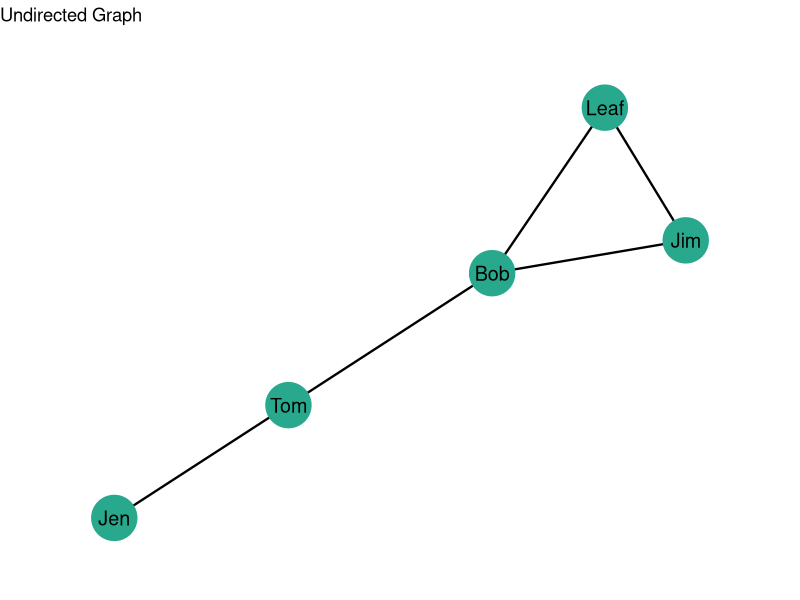
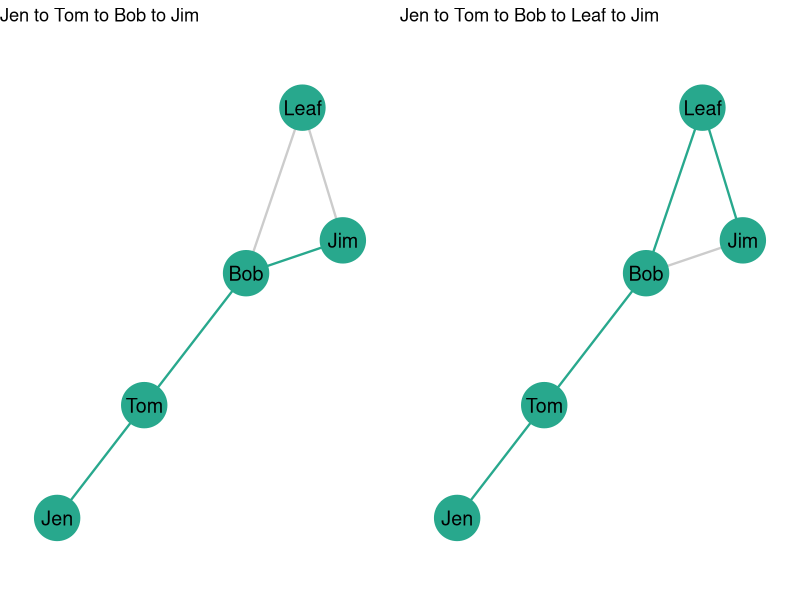
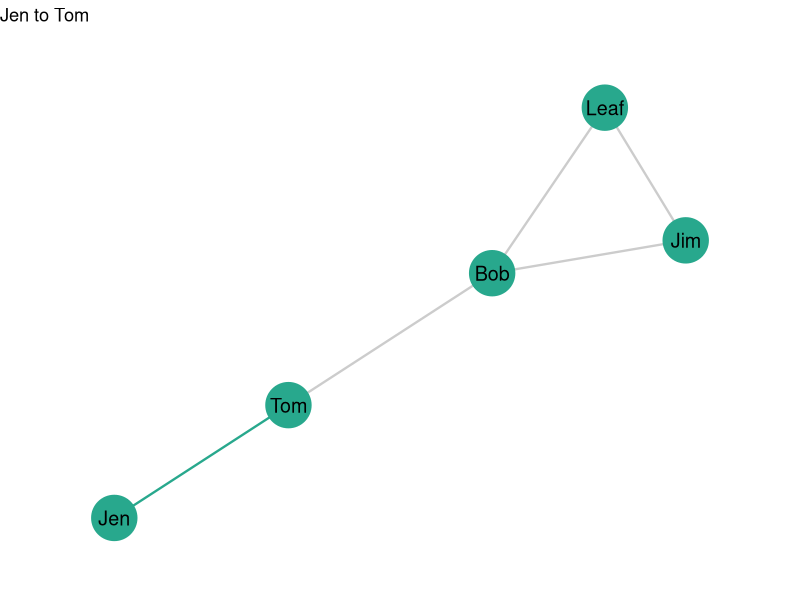
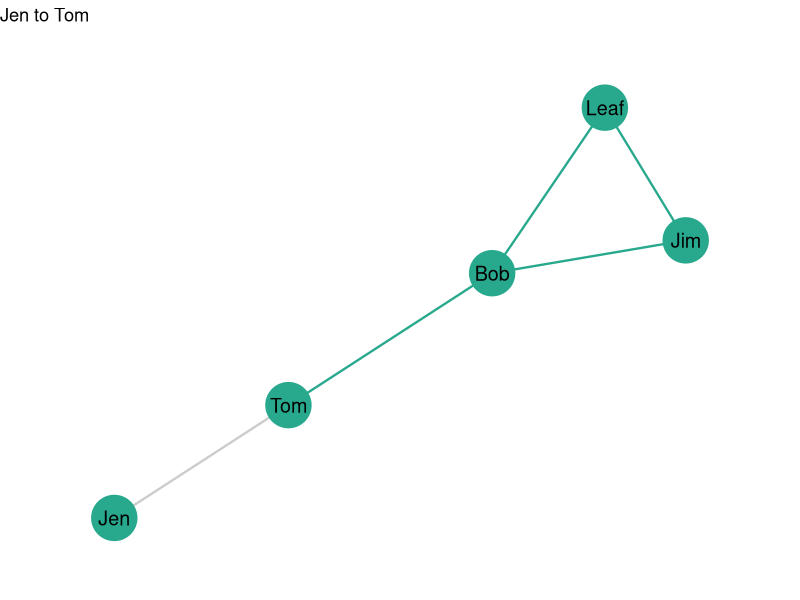
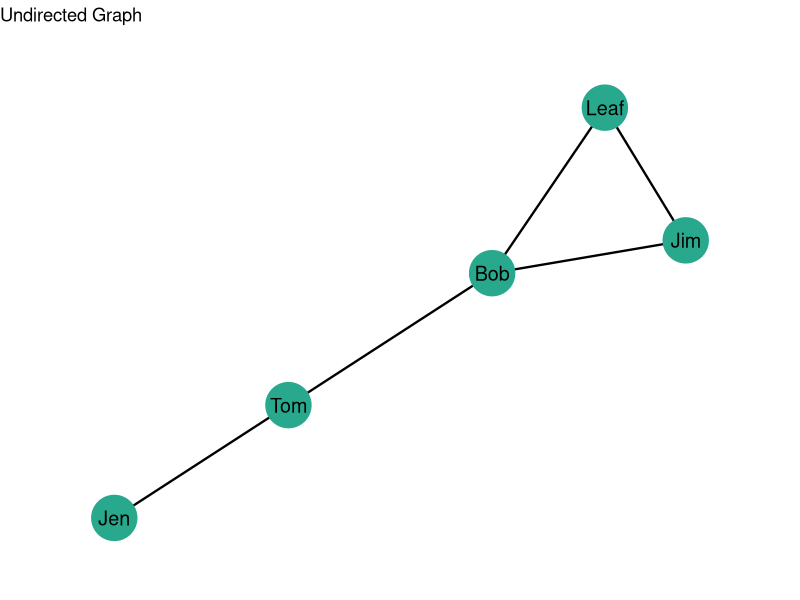
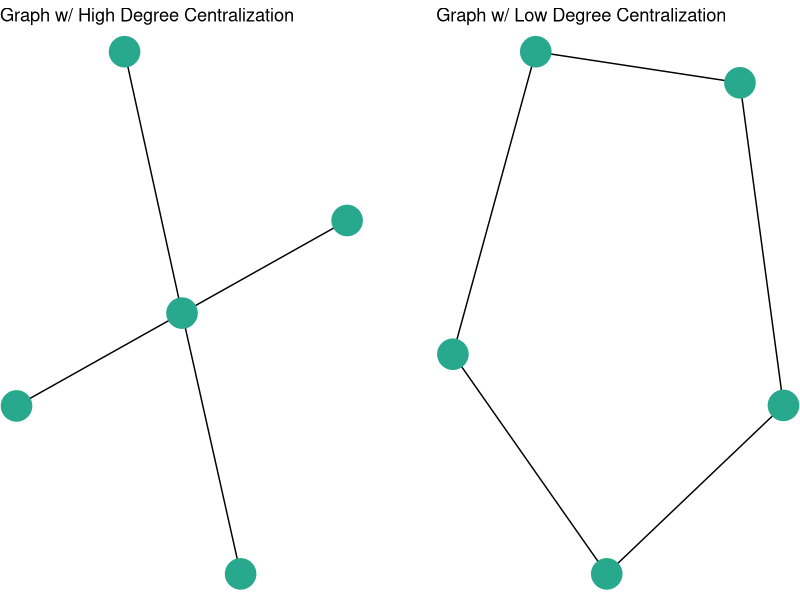
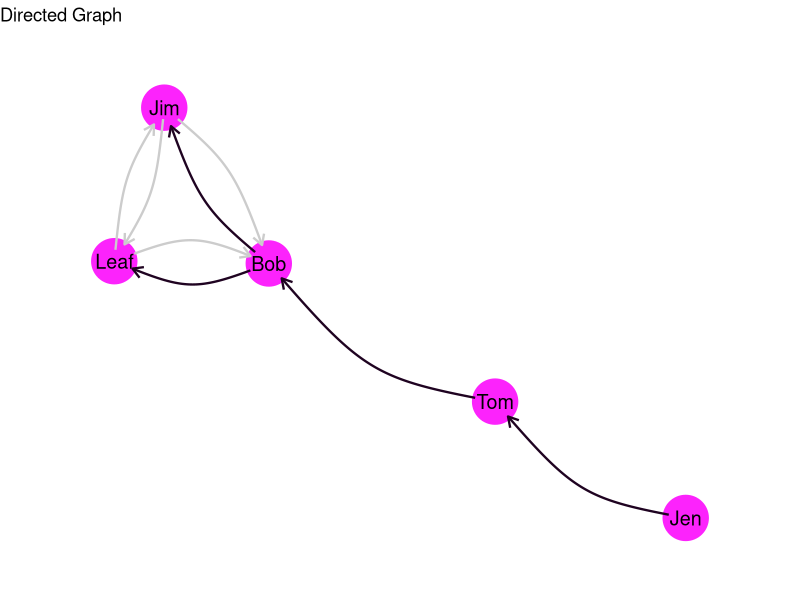
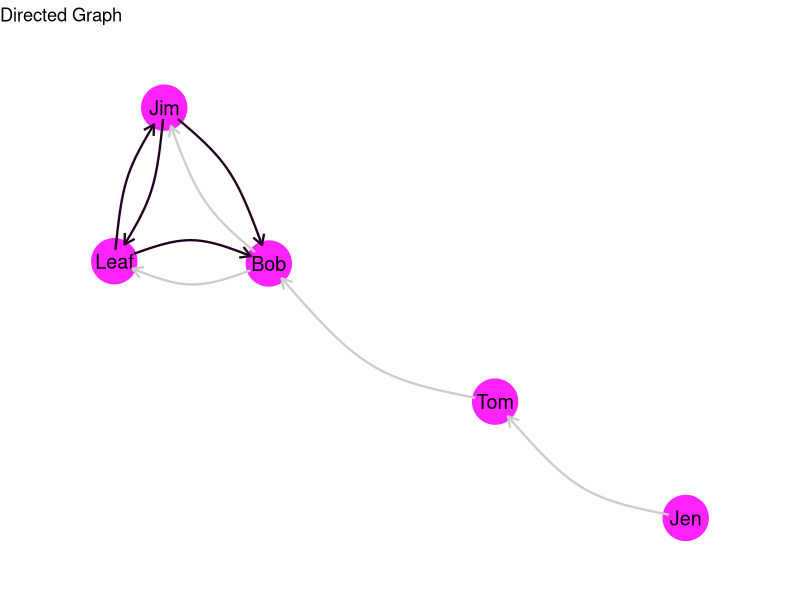

These figures' R source, in order:
## ---- chunk 1

knitr::opts_chunk$set(
  echo = FALSE, 
  message=FALSE, 
  warning=FALSE, 
  fig.width = 10,
  fig.align = "center"
  )

library( here )      # for the directory
library( ggraph )    # for plotting
library( igraph )    # for working with graphs
library( ggplot2 )   # for plotting
library( gridExtra ) # for plotting multiple plots
library( grid )      # to include the null graphical object
library( reshape2 )  # for reshaping the matrix data for a plot

## ---- chunk 2

# ----
# This creates the graphs for the plots below

# Create the graph objects
ugraph  <- graph_from_data_frame( 
  data.frame( 
    from = c( 1, 2, 3, 3, 4 ),
    to   = c( 2, 3, 4, 5, 5 ) ), 
  directed = FALSE )

digraph  <- graph_from_data_frame( 
  data.frame( 
    from = c( 1, 2, 3, 3, 4, 4, 5, 5  ),
    to   = c( 2, 3, 4, 5, 3, 5, 3, 4  ) ), 
  directed = TRUE )

star_net <- graph_from_data_frame(
  data.frame(
    from = c( 1, 1, 1, 1 ),
    to   = c( 2, 3, 4, 5 ) ),
  directed = FALSE )

circle_net <- graph_from_data_frame(
  data.frame(
    from = c( 1, 2, 3, 4, 5 ),
    to   = c( 2, 3, 4, 5, 1 ) ),
  directed = FALSE )

# Set the random seed to render the same plot
set.seed( 507 )

# Set a fixed layout using the Fruchterman-Reingold layout
layout <- layout_with_fr( ugraph )
dilayout <- layout_with_fr( digraph )

starlayout <- layout_with_fr( star_net )
circlelayout <- layout_with_fr( circle_net )


# Set the labels
custom_labels <- c( "Jen","Tom","Bob","Leaf","Jim" )

# Assign the labels to the graph nodes
V( ugraph )$name <- custom_labels
V( digraph )$name <- custom_labels

## ---- chunk 3

# create the undirected plots
u_graph <-
  ggraph( ugraph, 
          layout = layout ) +                  
  geom_edge_link( color = "black", width = 0.8 ) +  
  geom_node_point( color = "#28a88d", size = 15 ) +
  geom_node_text( aes( label = name ), 
                 color = "black", 
                 size = 5,        
                 vjust = 0.5,     
                 hjust = 0.5 ) +
  ggtitle( "Undirected Graph" ) + 
  scale_x_continuous( expand = expansion( mult = c( 0.2, 0.2 ) ) ) +
  scale_y_continuous( expand = expansion( mult = c( 0.2, 0.2 ) ) ) +
theme_void() 

star_graph <-
  ggraph( star_net, 
          layout = starlayout ) +                  
  geom_edge_link( ) +  
  geom_node_point( color = "#28a88d", size = 10 ) +
  ggtitle( "Graph w/ High Degree Centralization" ) + 
theme_void() 

circle_graph <-
  ggraph( circle_net, 
          layout = circlelayout ) +                  
  geom_edge_link( ) +  
  geom_node_point( color = "#28a88d", size = 10 ) +
  ggtitle( "Graph w/ Low Degree Centralization" ) + 
theme_void() 


# create the directed graphs
d_graph <- 
  ggraph( digraph, 
          layout = dilayout ) +                  
  geom_node_point( color = "#fc23fc", size = 15 ) +
  geom_node_text( aes( label = name ), 
                 color = "black", 
                 size = 5,        
                 vjust = 0.5,     
                 hjust = 0.5) +
  geom_edge_arc( aes( start_cap = label_rect( node1.name ), 
                    end_cap = circle( 5, 'mm' ) ), 
                arrow = arrow( length = unit( 0.02, "npc" ) ), 
                color = "black", width = 0.8,
                curvature = 0.18 ) +
  ggtitle( "Directed Graph" ) + 
  scale_x_continuous( expand = expansion( mult = c( 0.2, 0.2 ) ) ) +
  scale_y_continuous( expand = expansion( mult = c( 0.2, 0.2 ) ) ) +
  theme_void()  

## ---- chunk 4
u_graph
## ---- chunk 5

# set up the colors
edge_colors1 <- c("#28a88d", "#28a88d", "grey80", "#28a88d", "grey80" )
edge_colors2 <- c("#28a88d", "#28a88d", "#28a88d", "grey80", "#28a88d" )

E( ugraph )$color1 <- edge_colors1
E( ugraph )$color2 <- edge_colors2


# do the plots
plot1 <-
  ggraph( ugraph, 
          layout = layout ) +                  
  geom_edge_link( aes( color = edge_colors1 ), width = 0.8, show.legend = FALSE ) +  
  geom_node_point( color = "#28a88d", size = 15 ) +
  geom_node_text( aes( label = name ), 
                 color = "black", 
                 size = 5,        
                 vjust = 0.5,     
                 hjust = 0.5 ) +
  ggtitle( "Jen to Tom to Bob to Jim" ) + 
  scale_x_continuous( expand = expansion( mult = c( 0.2, 0.2 ) ) ) +
  scale_y_continuous( expand = expansion( mult = c( 0.2, 0.2 ) ) ) +
  scale_edge_color_identity() +
theme_void() 

plot2 <-
  ggraph( ugraph, 
          layout = layout ) +                  
  geom_edge_link( aes( color = edge_colors2 ), width = 0.8, show.legend = FALSE ) +  
  geom_node_point( color = "#28a88d", size = 15 ) +
  geom_node_text( aes( label = name ), 
                 color = "black", 
                 size = 5,        
                 vjust = 0.5,     
                 hjust = 0.5 ) +
  ggtitle( "Jen to Tom to Bob to Leaf to Jim" ) + 
  scale_x_continuous( expand = expansion( mult = c( 0.2, 0.2 ) ) ) +
  scale_y_continuous( expand = expansion( mult = c( 0.2, 0.2 ) ) ) +
  scale_edge_color_identity() +
theme_void() 

# now plot the plots
grid.arrange( plot1, plot2, ncol = 2 )

## ---- chunk 6

edge_colors1 <- c("#28a88d", "grey80", "grey80", "grey80", "grey80" )
E( ugraph )$color1 <- edge_colors1

  ggraph( ugraph, 
          layout = layout ) +                  
  geom_edge_link( aes( color = edge_colors1 ), width = 0.8, show.legend = FALSE ) +  
  geom_node_point( color = "#28a88d", size = 15 ) +
  geom_node_text( aes( label = name ), 
                 color = "black", 
                 size = 5,        
                 vjust = 0.5,     
                 hjust = 0.5 ) +
  ggtitle( "Jen to Tom" ) + 
  scale_x_continuous( expand = expansion( mult = c( 0.2, 0.2 ) ) ) +
  scale_y_continuous( expand = expansion( mult = c( 0.2, 0.2 ) ) ) +
  scale_edge_color_identity() +
theme_void() 

## ---- chunk 7

edge_colors1 <- c("grey80", "#28a88d", "#28a88d","#28a88d","#28a88d" )
E( ugraph )$color1 <- edge_colors1

  ggraph( ugraph, 
          layout = layout ) +                  
  geom_edge_link( aes( color = edge_colors1 ), width = 0.8, show.legend = FALSE ) +  
  geom_node_point( color = "#28a88d", size = 15 ) +
  geom_node_text( aes( label = name ), 
                 color = "black", 
                 size = 5,        
                 vjust = 0.5,     
                 hjust = 0.5 ) +
  ggtitle( "Jen to Tom" ) + 
  scale_x_continuous( expand = expansion( mult = c( 0.2, 0.2 ) ) ) +
  scale_y_continuous( expand = expansion( mult = c( 0.2, 0.2 ) ) ) +
  scale_edge_color_identity() +
theme_void() 

## ---- chunk 8
u_graph
## ---- chunk 9
grid.arrange( star_graph, nullGrob(), circle_graph, ncol = 3, widths = c( 1, 0.2, 1 ) )
## ---- chunk 10

edge_colors1 <- rep( "grey80", 8 )
edge_colors1[ c( 1:4 ) ] <- "#1f0321"
E( digraph )$color1 <- edge_colors1

ggraph( digraph, 
          layout = dilayout ) +                  
  geom_node_point( color = "#fc23fc", size = 15 ) +
  geom_node_text( aes( label = name ), 
                 color = "black", 
                 size = 5,        
                 vjust = 0.5,     
                 hjust = 0.5) +
  geom_edge_arc( aes( start_cap = label_rect( node1.name ), 
                    end_cap = circle( 5, 'mm' ),
                    color = edge_colors1 ), 
                arrow = arrow( length = unit( 0.02, "npc" ) ), 
                width = 0.8,
                show.legend = FALSE,
                curvature = 0.18 ) +
  ggtitle( "Directed Graph" ) + 
  scale_x_continuous( expand = expansion( mult = c( 0.2, 0.2 ) ) ) +
  scale_y_continuous( expand = expansion( mult = c( 0.2, 0.2 ) ) ) +
  scale_edge_color_identity() +
  theme_void()  

## ---- chunk 11

edge_colors1 <- rep( "grey80", 8 )
edge_colors1[ c( 5:8 ) ] <- "#1f0321"
E( digraph )$color1 <- edge_colors1

ggraph( digraph, 
          layout = dilayout ) +                  
  geom_node_point( color = "#fc23fc", size = 15 ) +
  geom_node_text( aes( label = name ), 
                 color = "black", 
                 size = 5,        
                 vjust = 0.5,     
                 hjust = 0.5) +
  geom_edge_arc( aes( start_cap = label_rect( node1.name ), 
                    end_cap = circle( 5, 'mm' ),
                    color = edge_colors1 ), 
                arrow = arrow( length = unit( 0.02, "npc" ) ), 
                width = 0.8,
                show.legend = FALSE,
                curvature = 0.18 ) +
  ggtitle( "Directed Graph" ) + 
  scale_x_continuous( expand = expansion( mult = c( 0.2, 0.2 ) ) ) +
  scale_y_continuous( expand = expansion( mult = c( 0.2, 0.2 ) ) ) +
  scale_edge_color_identity() +
  theme_void()  

## ---- chunk 12
d_graph
